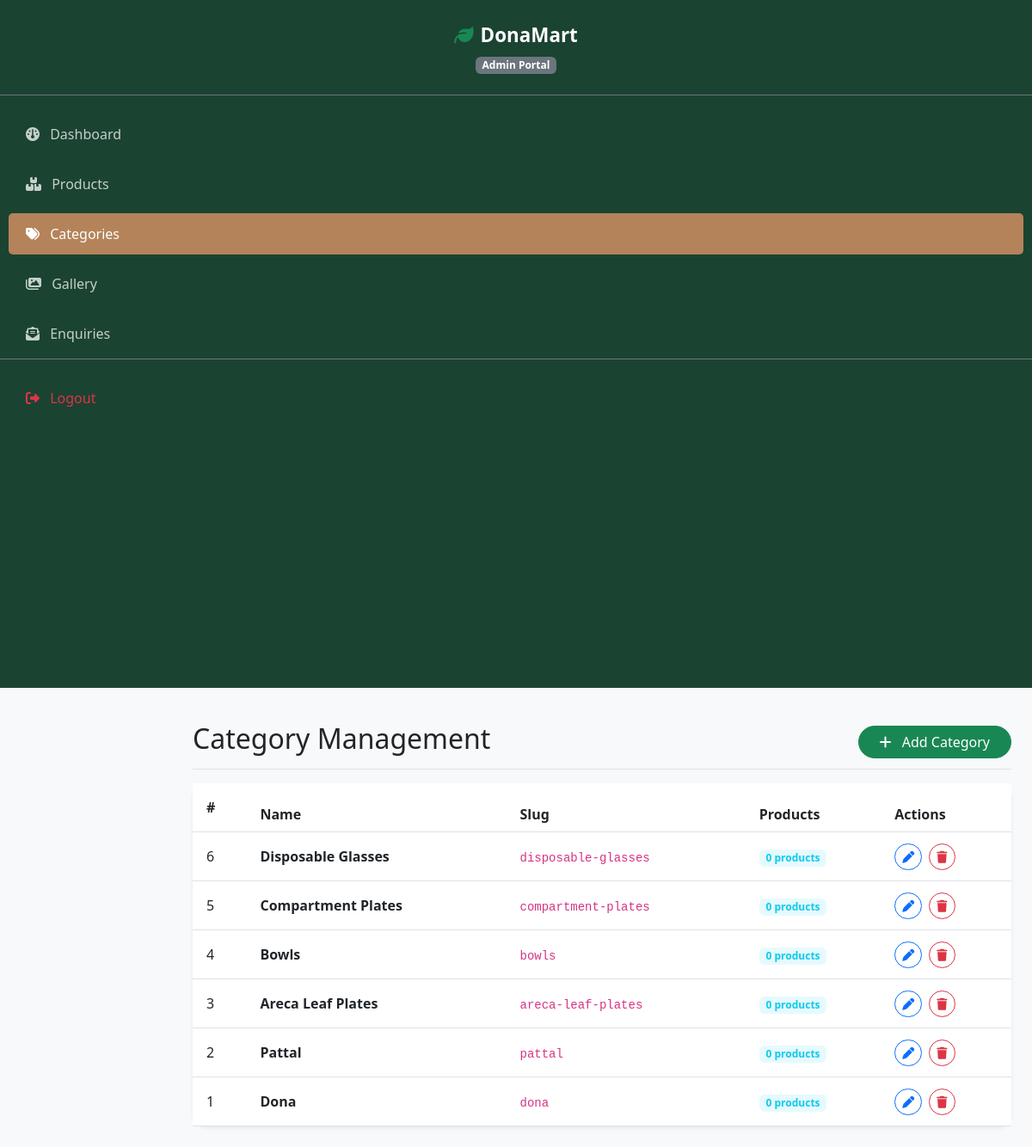
The app's page /admin/categories.php (signed in) with its own data.
### tables this page shows
CREATE TABLE IF NOT EXISTS `categories` (
  `id` INT AUTO_INCREMENT PRIMARY KEY,
  `name` VARCHAR(100) NOT NULL UNIQUE,
  `slug` VARCHAR(100) NOT NULL UNIQUE,
  `created_at` TIMESTAMP DEFAULT CURRENT_TIMESTAMP
);

### admin/categories.php (the view, shortened to what this page needs)
<?php
$admin_page = 'categories';
require_once __DIR__ . '/../config/db.php';
$categories = $pdo->query("SELECT c.*, COUNT(p.id) as prod_count FROM categories c LEFT JOIN products p ON c.id=p.category_id GROUP BY c.id ORDER BY c.id DESC")->fetchAll();
require_once __DIR__ . '/includes/header.php';
?>
<div class="d-flex justify-content-between align-items-center pt-3 pb-2 mb-3 border-bottom">
    <h1 class="h2 font-weight-bold">Category Management</h1>
    <button class="btn btn-success rounded-pill px-4" data-bs-toggle="modal" data-bs-target="#catModal" onclick="resetCatForm()">
        <i class="fa-solid fa-plus me-2"></i> Add Category
    </button>
</div>
<div class="card border-0 rounded-4 shadow-sm">
    <div class="card-body p-0">
        <table class="table align-middle mb-0">
            <thead class="bg-light">
                <tr><th class="p-3">#</th><th>Name</th><th>Slug</th><th>Products</th><th>Actions</th></tr>
            </thead>
            <tbody>
                <?php foreach ($categories as $c): ?>
                <tr>
                    <td class="p-3"><?php echo $c['id']; ?></td>
                    <td class="fw-bold"><?php echo htmlspecialchars($c['name']); ?></td>
                    <td><code><?php echo htmlspecialchars($c['slug']); ?></code></td>
                    <td><span class="badge bg-info bg-opacity-10 text-info"><?php echo $c['prod_count']; ?> products</span></td>
                    <td>
                        <button class="btn btn-sm btn-outline-primary rounded-pill me-1"
                            data-bs-toggle="modal" data-bs-target="#catModal"
                            onclick="loadCatEdit(<?php echo $c['id']; ?>, '<?php echo addslashes($c['name']); ?>')">
                            <i class="fa-solid fa-pen"></i>
                        </button>
                        <a href="?delete=<?php echo $c['id']; ?>" class="btn btn-sm btn-outline-danger rounded-pill"
                            onclick="return confirm('Delete this category? Products linked to it will also be removed.')">
                            <i class="fa-solid fa-trash"></i>
                        </a>
                    </td>
                </tr>
                <?php endforeach; ?>
            </tbody>
        </table>
    </div>
</div>
<?php require_once __DIR__ . '/includes/footer.php'; ?>

### admin/includes/header.php (shortened to what this page needs)
<?php
function isAdminActive($page, $current) {
    return $page === $current ? 'active' : '';
}
?>
<!DOCTYPE html>
<html lang="en">
<head>
    <link href="https://cdn.jsdelivr.net/npm/bootstrap@5.3.0/dist/css/bootstrap.min.css" rel="stylesheet">
    <link rel="stylesheet" href="https://cdnjs.cloudflare.com/ajax/libs/font-awesome/6.4.0/css/all.min.css">
</head>
<body>
<div class="container-fluid">
    <div class="row">
        <nav class="col-md-3 col-lg-2 d-md-block admin-sidebar collapse navbar-collapse d-flex flex-column p-0">
            <div class="w-100 py-4 px-3 text-center border-bottom border-secondary mb-3">
                <a class="navbar-brand d-flex align-items-center justify-content-center text-white text-decoration-none" href="/DonaMart/admin/index.php">
                    <span class="brand-logo me-2"><i class="fa-solid fa-leaf text-success"></i></span>
                    <span>Dona<span class="text-accent">Mart</span></span>
                </a>
                <span class="badge bg-secondary mt-2">Admin Portal</span>
            </div>
            <ul class="nav flex-column w-100 flex-grow-1">
                <li class="nav-item">
                    <a class="nav-link <?php echo isAdminActive('dashboard', $admin_page ?? ''); ?>" href="/DonaMart/admin/index.php">
                        <i class="fa-solid fa-gauge me-2"></i> Dashboard
                    </a>
                </li>
                <li class="nav-item">
                    <a class="nav-link <?php echo isAdminActive('products', $admin_page ?? ''); ?>" href="/DonaMart/admin/products.php">
                        <i class="fa-solid fa-boxes-stacked me-2"></i> Products
                    </a>
                </li>
                <li class="nav-item">
                    <a class="nav-link <?php echo isAdminActive('categories', $admin_page ?? ''); ?>" href="/DonaMart/admin/categories.php">
                        <i class="fa-solid fa-tags me-2"></i> Categories
                    </a>
                </li>
                <li class="nav-item">
                    <a class="nav-link <?php echo isAdminActive('gallery', $admin_page ?? ''); ?>" href="/DonaMart/admin/gallery.php">
                        <i class="fa-solid fa-images me-2"></i> Gallery
                    </a>
                </li>
                <li class="nav-item">
                    <a class="nav-link <?php echo isAdminActive('enquiries', $admin_page ?? ''); ?>" href="/DonaMart/admin/enquiries.php">
                        <i class="fa-solid fa-envelope-open-text me-2"></i> Enquiries
                    </a>
                </li>
                <li class="nav-item mt-auto border-top border-secondary pt-3 mb-4">
                    <a class="nav-link text-danger" href="/DonaMart/admin/actions/logout.php">
                        <i class="fa-solid fa-right-from-bracket me-2"></i> Logout
                    </a>
                </li>
            </ul>
        </nav>
        <main class="col-md-9 ms-sm-auto col-lg-10 px-md-4 py-4">

### admin/includes/footer.php (shortened to what this page needs)
        </main>
    </div>
</div>
</body>
</html>

### admin/includes/header.php (style rules this page uses)
:root { --primary-color: #1b4332; --primary-dark: #081c15; --accent-color: #b5835a; --bg-light: #f8f9fa; }
body { background-color: var(--bg-light); font-family: 'Segoe UI', Tahoma, Geneva, Verdana, sans-serif; }
.admin-sidebar { min-height: 100vh; background-color: var(--primary-color); box-shadow: 2px 0 5px rgba(0,0,0,0.05); }
.admin-sidebar .nav-link { color: rgba(255,255,255,0.75); padding: 12px 20px; font-weight: 500; border-radius: 5px; margin: 5px 10px; transition: all 0.2s; }
.admin-sidebar .nav-link:hover, .admin-sidebar .nav-link.active { color: #fff; background-color: rgba(255,255,255,0.1); }
.admin-sidebar .nav-link.active { background-color: var(--accent-color); }
.navbar-brand { font-weight: 800; font-size: 1.4rem; }

### records on screen
categories: id "6", name "Disposable Glasses", slug "disposable-glasses", prod_count "0"
categories: id "5", name "Compartment Plates", slug "compartment-plates", prod_count "0"
categories: id "4", name "Bowls", slug "bowls", prod_count "0"
categories: id "3", name "Areca Leaf Plates", slug "areca-leaf-plates", prod_count "0"
categories: id "2", name "Pattal", slug "pattal", prod_count "0"
categories: id "1", name "Dona", slug "dona", prod_count "0"
